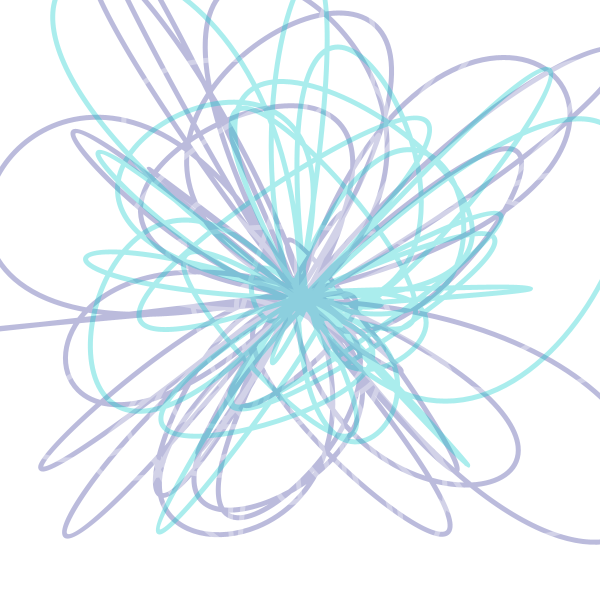
Frame 1 (no input)
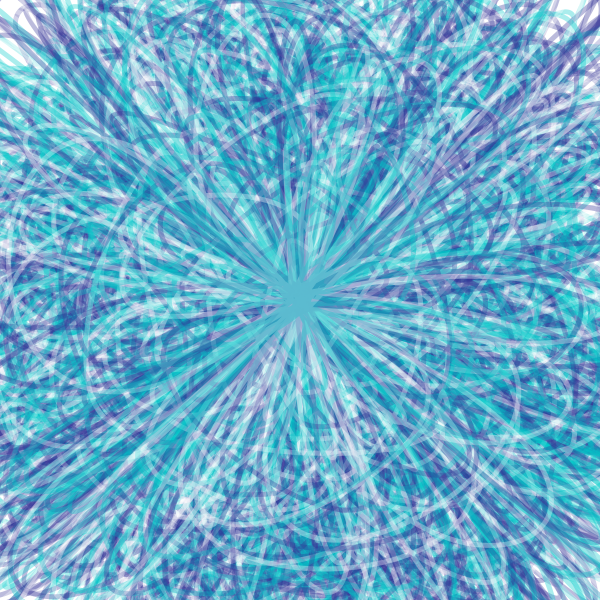
Frame 60 (the mouse pressed at the canvas centre just before this capture)
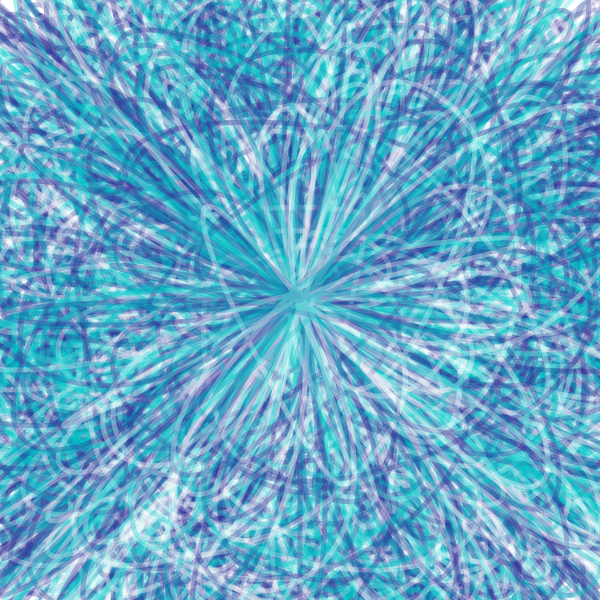
Frame 120 (the mouse held since frame 60 and released just before this capture)

The Processing sketch that drew these frames (run headless with seeded random() and noise(); from frame 60 on, the mouse is pressed at the canvas centre):

// Processing sketch: scribblefiller
// ── scribblefiller.pde
int SIZE;
Scribbler s1, s2,s3;
int baset, tvar;
int SW;

void mousePressed(){
  //background(color(0,100,100, 1));
  s2.white();
}

class Scribbler {
  float x1, y1, x2,y2;
  int slope;
  int r;
  color c;
  int tr;
  color[] colours;
  int cindex;

  Scribbler(float x1, float y1, int r, int s) {
    this.x1 = 0;
    this.y1 = y1;
    this.slope = s;
    this.r = r;
    this.tr = baset + int(random(-tvar, tvar));
    this.colours = new color[] {color(0,100,75),color(0,75,100)};
    this.cindex = 0;
    getNextColour();
  }
  
  void white(){
    c = color(255);
  }
  
  void getNextColour(){
    if(random(5)>4){
      c = color(255);
    } else {
      c = color(random(75), random(75,175), random(75,225)); 
    }
  }
  void move(){
    x2 = random(0, SIZE);

    y2 = y1 + random(-r,r);
    
    if(random(50)>49){
      x1 = SIZE - x1;
      if(random(5)>3){
            getNextColour();
      }
      
    }

    if(y2 >= SIZE || y2 <= 0){
      y2 = random(0, SIZE);
    }
  }
  
  void scribble() {
    
    tr = baset + int(random(-tvar, tvar));
      
    stroke(c, tr);
    move();
    drawSwoosh();
  }
  void drawMark(float x, float y){
    int s = 5;
    ellipse(x, y, s, s);
  }
  
  void drawSwoosh(){
    noFill();
    float n;
    if(c == color(255)){   
    n = 25.0; }
      else {
     n = 10.0;  
      }  
    float x= x1+random(-r,r);
    float y=y1+random(-r,r);

//    beginShape();
//    vertex(x,y);
//
//    for(int i = 0; i < n; i++){
//      bezierVertex(x, y, x1+ ((1+i)*(x2-x1)/(n*2)), y1 + ((1+i)*(y2-y1)/(2*n)), x1 + ((1+i)*(x2-x1)/n), y1 + ((1+i)*(y2-y1)/n));
//    }
//    endShape();
//    
      //int r = 100;
   x1 = y1 = SIZE*0.5;
  beginShape();
  vertex(x1, y1);
  stroke(color(50,50,150),85);

int sm = 10;
for(int i = 0; i < n; i++){

  
    bezierVertex(getPoint(x1,r), getPoint(y1,r),getPoint(x1,r), getPoint(y1,r),x1+random(0-sm,sm), y1+random(0-sm,sm));
    }
    
endShape();
beginShape();
  vertex(x1, y1);
  stroke(255,85);

for(int i = 0; i < n; i++){

  
    bezierVertex(getPoint(x1,r), getPoint(y1,r),getPoint(x1,r), getPoint(y1,r),x1+random(0-sm,sm), y1+random(0-sm,sm));
    }
    
endShape();
beginShape();
  vertex(x1, y1);
  stroke(color(0,200,200),85);

for(int i = 0; i < n; i++){

  
    bezierVertex(getPoint(x1,r), getPoint(y1,r),getPoint(x1,r), getPoint(y1,r),x1+random(0-sm,sm), y1+random(0-sm,sm));
    }
    
endShape();
    y1 = y2;
  }
  
  int getPoint(float c, int r){
    int q = SIZE;
  return int(c) + int(random(0-q,q));
}
   void drawLine(){

    float n = 10.0;    
    for(int i = 0; i < n; i++){
      line(x1, y1, x1 + ((1+i)*(x2-x1)/n), y1);
    }
    y1 = y2;
  }
  
  void drawX(float x, float y){
    line(x-slope,y+slope,x+slope,y-slope);
    line(x-slope, y-slope, x+slope, y+slope);
  }
}


void setup() {
  SW = 5;
  SIZE = 600;
  strokeCap(SQUARE);
  surface.setSize(SIZE, SIZE);
  background(255);

  //background(color(0,100,100, 1));
  strokeWeight(SW);
  baset = 5;
  tvar = 0;
  s2 = new Scribbler(random(SIZE), random(SIZE), 15, 5);
//  s1 = new Scribbler(random(SIZE), random(SIZE), 60, 5);

}

void draw() {
//    s1.scribble();
    s2.scribble();
    //s3.scribble();

}
